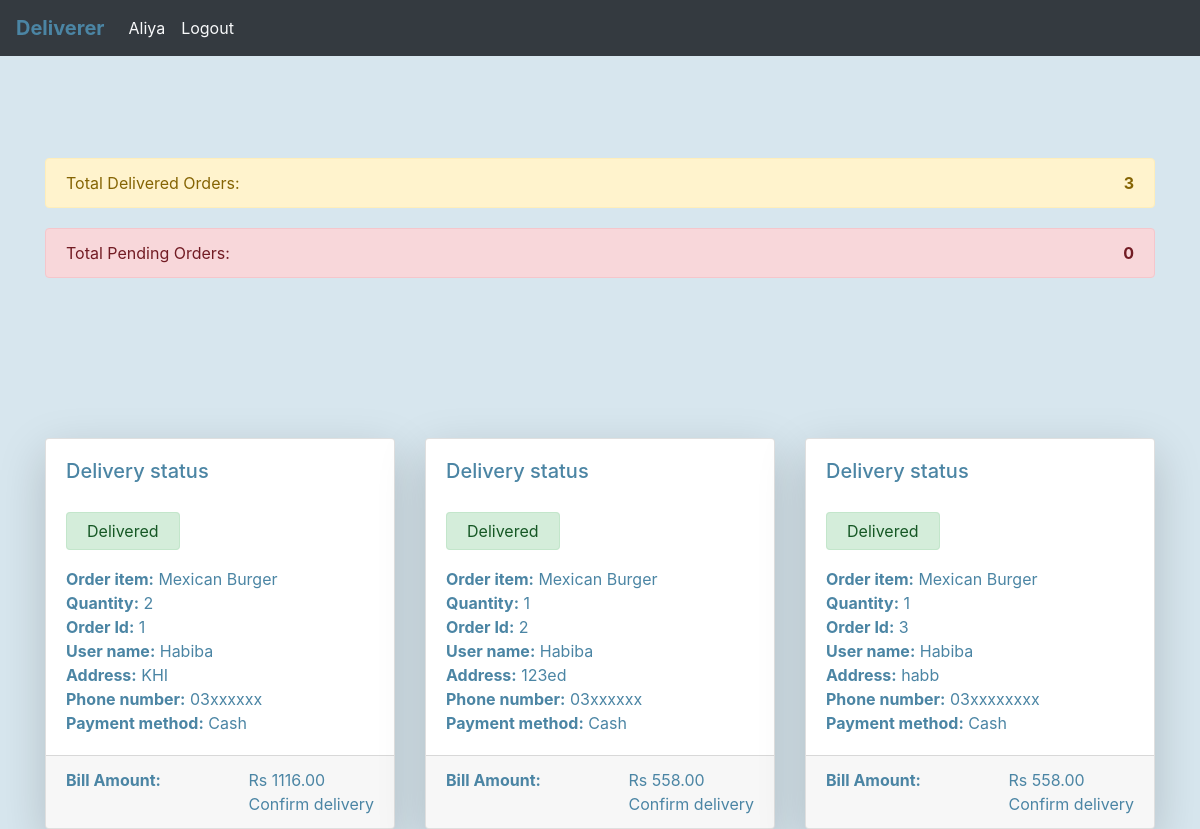
/deliverer/index (signed in), run on the app's committed database.
### user/models.py (models this page shows)
class User(AbstractUser):
    USER_TYPE_CHOICES = (
        (1, 'customer'),
        (2, 'seller'),
        (3, 'deliverer'),
        (4, 'admin'),
    )
    username = None
    user_type = models.PositiveSmallIntegerField(choices = USER_TYPE_CHOICES)
    email = models.EmailField(_('email address'), unique=True)
    USERNAME_FIELD = 'email'
    REQUIRED_FIELDS = []
    objects = UserManager()
    def __str__(self):
        return self.email

### cart/models.py (models this page shows, shortened)
class Order(models.Model):
    user = models.ForeignKey(User, on_delete = models.CASCADE)
    order_items = models.ForeignKey(Order_Items, on_delete=models.CASCADE)
    address = models.CharField(max_length = 100)
    phone_number = models.CharField(max_length=20)
    total = models.DecimalField( max_digits = 20, decimal_places = 2 )
    deliverer = models.ForeignKey(Deliverer, on_delete=models.CASCADE)
    note = models.CharField(max_length = 200, default="none")
    payment = models.PositiveSmallIntegerField(choices=payment_choice, default=1)
    status = models.BooleanField(default=False)

class Order_Items(models.Model):
    product = models.ForeignKey(Product, on_delete = models.CASCADE, null = True, blank = True)
    quantity = models.PositiveSmallIntegerField(default = 1)
    cart = models.ForeignKey(Cart, on_delete=models.CASCADE, null = True, blank = True)
    total = models.DecimalField( max_digits = 20, decimal_places = 2 , default=0)

class Product(models.Model):
    dish = models.ForeignKey(Dish, on_delete = models.CASCADE)

### seller/models.py (models this page shows, shortened)
class Dish(models.Model):
    restaurant = models.ForeignKey(Restaurant, on_delete=models.CASCADE)
    name = models.CharField(max_length=64)
    summary = models.CharField(max_length=250)
    nationality = models.PositiveSmallIntegerField(choices=Restaurant_category, default=1)
    no_of_serving = models.PositiveSmallIntegerField()
    picture = models.CharField(max_length=64)
    category = models.PositiveSmallIntegerField(choices=Dish_category, default=1)
    glutten_free = models.BooleanField(default=False)
    customizable = models.BooleanField(default=False)
    seller = models.ForeignKey(Seller, on_delete=models.CASCADE, related_name="cooks")
    price = models.FloatField()
    picture = models.ImageField(upload_to='dishes/%Y/%m/%d', max_length=255, blank=True, null=True)

### deliverer/views.py (the view)
# urls.py: path("", views.index, name="cart"),
def index(request):
    if request.user.is_authenticated:
        user = User.objects.get(email = request.user).user_type
        if user ==  3:
            deliverer = Deliverer.objects.get(user=request.user)
            orders = Order.objects.filter(deliverer=deliverer)
            delivered = orders.filter(status=True).count()
            pending = orders.filter(status=False).count()
            context = {
                "name": request.user.first_name,
                "orders": orders,
                "delivered": delivered,
                "pending": pending
            }
            return render(request, "deliverer/index.html", context)
        else:
            logout(request)
    return HttpResponseRedirect(reverse('register_deliverer'))

### deliverer/templates/deliverer/index.html (shortened to what this page needs)
{% extends "deliverer/layout.html"%}
{% load static %}
{% block content %}
      <div class="alert alert-warning" style="margin-top: 110px;" role="alert">
        Total Delivered Orders: <span class="float-right"><b data-delivered="{{delivered}}" class="delivered">{{delivered}}</b></span>
      </div>
      <div class="alert alert-danger" style="margin-top: 20px;" role="alert">
        Total Pending Orders: <span class="float-right"><b data-pending="{{pending}}" class="pending">{{pending}}</b></span>
      </div>
      <br>
      <br>
      <br>
      <div class="card-deck">
        {% for order in orders %}
            {% if forloop.counter0|divisibleby:3 %}
            </div><br>
            <br>
            <br><div class="card-deck"><div style="max-width: 33%; height: auto;" class="card shadow-lg  rounded" data-order="{{ order.id }}">
              <div class="card-body ">
                <h5 class="card-title">Delivery status</h5>
                <br>
                {% if not order.status %}
                <span class=" mx-auto alert alert-danger py-2 status" role="alert">
                  Pending
                </span></h5>
                {% else %}
                <span class=" mx-auto alert alert-success py-2 status" role="alert">
                  Delivered
                </span></h5>
                  {% endif %}
                <br><br>
                <p class="card-text">
                  <b>Order item:</b> {{ order.order_items.product.dish.name }}<br>
                  <b>Quantity:</b> {{ order.order_items.quantity }}<br>
                  <b>Order Id:</b> {{order.order_items.id }}<br>
                  <b>User name:</b> {{ order.user.first_name }} <br>
                  <b>Address:</b> {{ order.address }}<br>
                  <b>Phone number:</b> {{ order.phone_number }}<br>
                  <b>Payment method:</b> {{ order.get_payment_display }}
                </p>
              </div>
              <div class="card-footer">
                <b>Bill Amount:</b> <span class="float-right"> Rs {{ order.order_items.total }}
                    <br>
                <div class="popup confirm-delivery">Confirm delivery
                </div>
              </div>
            </div>
            {% else %}
            <div class="card shadow-lg  rounded" style="max-width: 33%; height: auto;"  data-order="{{ order.id }}">
              <div class="card-body ">
                <h5 class="card-title">Delivery status</h5>
                <br>
                {% if not order.status %}
                <span class=" mx-auto alert alert-danger py-2 status" role="alert">
                  Pending
                </span></h5>
                {% else %}
                <span class=" mx-auto alert alert-success py-2 status" role="alert">
                  Delivered
                </span></h5>
                  {% endif %}
                <br><br>
                <p class="card-text">
                  <b>Order item:</b> {{ order.order_items.product.dish.name }}<br>
                  <b>Quantity:</b> {{ order.order_items.quantity }}<br>
                  <b>Order Id:</b> {{order.order_items.id }}<br>
                  <b>User name:</b> {{ order.user.first_name }} <br>
                  <b>Address:</b> {{ order.address }}<br>
                  <b>Phone number:</b> {{ order.phone_number }}<br>
                  <b>Payment method:</b> {{ order.get_payment_display }}
                </p>
              </div>
              <div class="card-footer">
                <b>Bill Amount:</b> <span class="float-right"> Rs {{ order.order_items.total }}
                    <br>
                    <div class="popup confirm-delivery">Confirm delivery
                    </div>
              </div>
            </div>
              {% endif %}
            <br>
            <br>
            <br>
            {% endfor %}
      </div>
{% endblock %}

### deliverer/templates/deliverer/layout.html (shortened to what this page needs)
{% load static %}
<!DOCTYPE html>
<html lang="en">
<head>
  <link rel="stylesheet" href="https://stackpath.bootstrapcdn.com/bootstrap/4.5.0/css/bootstrap.min.css"
>
  <link rel="stylesheet" href="https://use.fontawesome.com/releases/v5.0.8/css/all.css">
  <link rel="stylesheet" href="https://stackpath.bootstrapcdn.com/bootstrap/4.5.2/css/bootstrap.min.css"
>
  <link rel="stylesheet" href="https://cdnjs.cloudflare.com/ajax/libs/font-awesome/4.7.0/css/font-awesome.min.css">
  <link rel="stylesheet" href="{% static 'deliverer/style.css' %}">
  <link rel="stylesheet" href="{% static 'deliverer/aribastyle.css' %}">
</head>
<body class="overall container-md" style=" background-color: #D7E6EE;
    color: #4B85A4;">
  <nav class="navbar fixed-top container-fluid navbar-expand-lg navbar-dark bg-dark">
    {% if request.user.is_authenticated %}
    <a class="navbar-brand " href="#"><b style="color: #4B85A4;">Deliverer</b></a>
    {% else %}
    <a class="navbar-brand " href="{% url 'user_index' %}"><b>Food<span style="Color: #4B85A4">Quest</span></b></a>
    {% endif %}
    <div class="collapse navbar-collapse " id="navbarSupportedContent">
      <ul class="navbar-nav float-right mr-auto">
        {% if request.user.is_authenticated %}
        <li class="nav-item active ">
          <a class="nav-link text-light " href="{% url 'deliverer_index' %}">{{ request.user.first_name }}</a>
        </li>
        <li class="nav-item active">
          <a class="nav-link text-light " href="{% url 'logout_deliverer'%}">Logout</a>
        </li>
        {% endif %}
      </ul>
    </div>
  </nav>
  <br>
  <br>
  {% block content %}
  {% endblock %}
</body>
</html>

### deliverer/static/deliverer/style.css (style rules this page uses)
.popup { position: relative; display: inline-block; cursor: pointer; }

### deliverer/static/deliverer/aribastyle.css (style rules this page uses)
.overall { background-color: #D7E6EE; }

### data on the page
User: user.first_name "Aliya"
Order: status "Delivered", order_items.product.dish.name "Mexican Burger", order_items.quantity "2", order_items.id "1", user.first_name "Habiba", address "KHI", phone_number "03xxxxxx", payment "Cash", order_items.total "1116.00"
Order: status "Delivered", order_items.product.dish.name "Mexican Burger", order_items.quantity "1", order_items.id "2", user.first_name "Habiba", address "123ed", phone_number "03xxxxxx", payment "Cash", order_items.total "558.00"
Order: status "Delivered", order_items.product.dish.name "Mexican Burger", order_items.quantity "1", order_items.id "3", user.first_name "Habiba", address "habb", phone_number "03xxxxxxxx", payment "Cash", order_items.total "558.00"

### other printed values
{{ delivered }} "3"
{{ pending }} "0"
